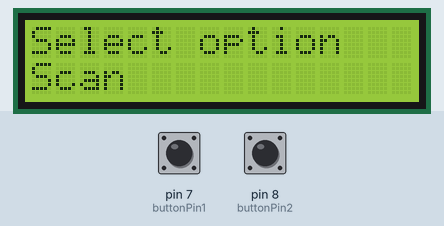
Simulated run of this sketch. Board: Arduino Uno, built with avr-gcc and run on an emulated ATmega328P. Parts: 16×2 character LCD. The test bench sets the inputs (shaded band); at power-on: pin 8 (buttonPin2) HIGH, pin 7 (buttonPin1) HIGH. Storage starts empty.

Above: at 5.3 s.
5.4 s: pin 8 (buttonPin2) pulled LOW for 1 s
At 5.59 s:
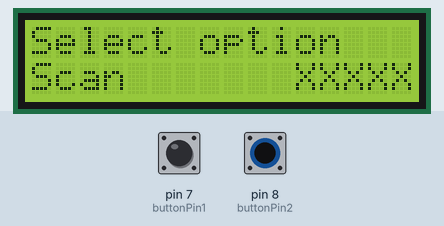
7.9 s: pin 7 (buttonPin1) pulled LOW for 0.15 s
At 9.1 s:
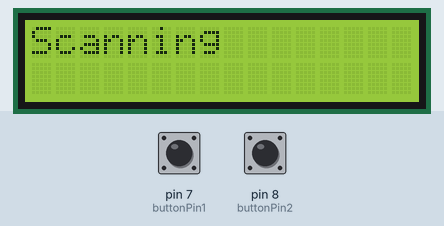
9.5 s: pin 8 (buttonPin2) pulled LOW for 3.2 s
At 13.2 s:
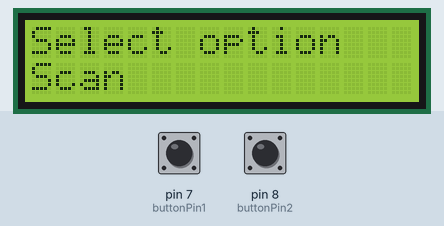
14.2 s: pin 7 (buttonPin1) pulled LOW for 1 s
At 15.5 s:
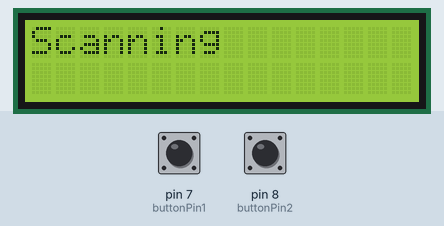
16.7 s: pin 7 (buttonPin1) driven LOW and pin 8 (buttonPin2) driven LOW
19.4 s: pin 7 (buttonPin1) driven HIGH
At 19.67 s:
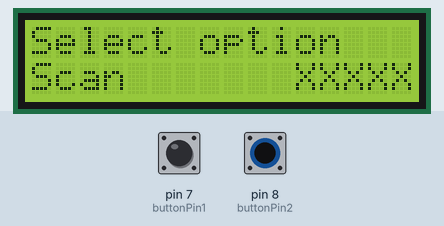

The sketch:

Projekt_1_Kopiarka_RF_433_MHz.ino
```cpp
#include <LiquidCrystal_I2C.h>
#include <RCSwitch.h>
#include <Wire.h>
#include <SPI.h>
#include <SD.h>

/*
Podłączenia:

pin 2 - odbiornik rf433

pin 7 - przycisk lewy
pin 8 - przycisk prawy

pin 4 - CS czytnik kart SD
pin 11 - MOSI czytnik kart SD
pin 12 - MISO czytnik kart SD
pin 13 - CLK czytnik kart SD

pin A4 - SDA wyświetlacz lcd
pin A5 - SCL wyświetlacz lcd

*/


RCSwitch mySwitch = RCSwitch();

LiquidCrystal_I2C lcd(0x27, 16, 2);

const int buttonPin1 = 7;
const int buttonPin2 = 8;

bool button1State = 0;
bool button2State = 0;

int MenuState = 0;

long ReceivedValue = 0;
int ReceivedDelay = 0;
int ReceivedBitlength = 0;
int ReceivedProtocol = 0;
int ReceivedRawdata = 0;

void setup() {
  InitializeScreen();
  InitializeButtons();
  DisplayIntro();
  mySwitch.enableReceive(0);
}

void loop() {
  button1State = digitalRead(buttonPin1);
  button2State = digitalRead(buttonPin2);
  DisplayMainMenu();
  ShowButtonResponse();

  button1State = digitalRead(buttonPin1);
  button2State = digitalRead(buttonPin2);

  //jeżeli wciśniemy przycisk 1, przechodzimy na kolejny poziom
  if (button1State == 0) {
    delay(10);
    MenuState = 1;
    lcd.clear();
    lcd.setCursor(0, 0);
    lcd.print("Scanning");
  }

  while (MenuState == 1) {
    lcd.setCursor(0, 0);
    lcd.print("Scanning");

    if (mySwitch.available()) {

      ReceivedValue = mySwitch.getReceivedValue();
      ReceivedBitlength = mySwitch.getReceivedBitlength();
      ReceivedProtocol = mySwitch.getReceivedProtocol();
      ReceivedDelay = mySwitch.getReceivedDelay();
      ReceivedRawdata = mySwitch.getReceivedRawdata();

      lcd.setCursor(0, 0);
      lcd.print("D:");
      lcd.setCursor(2, 0);
      lcd.print(ReceivedValue);
      lcd.setCursor(0, 1);
      lcd.print("BL:");
      lcd.setCursor(3, 1);
      lcd.print(ReceivedBitlength);
      lcd.setCursor(8, 1);
      lcd.print("PR:");
      lcd.setCursor(11, 1);
      lcd.print(ReceivedProtocol);
      mySwitch.resetAvailable();
      delay(500);

      File dataFile = SD.open("myData.txt", FILE_WRITE);

      if (dataFile) {
        lcd.clear();
        lcd.print("Saving file");
        dataFile.println("*****START*****");
        dataFile.println("ReceivedValue;ReceivedBitlength;ReceivedProtocol;ReceivedDelay;ReceivedRawdata");
        dataFile.println(String(ReceivedValue)+";"+String(ReceivedBitlength)+";"+String(ReceivedProtocol)+";"+String(ReceivedDelay)+";"+String(ReceivedRawdata));
        dataFile.println("*****END*****");
        dataFile.println(" ");

        dataFile.close();
        delay(100);
        lcd.setCursor(0,1);
        lcd.print("Done!");
        delay(100);
        lcd.clear();

      } else {
        lcd.clear();
        lcd.print("Error saving");
        delay(500);
      }
    }
    delay(200);

    button1State = digitalRead(buttonPin1);
    button2State = digitalRead(buttonPin2);

    //jeżeli wciśniemy przycisk 2, wracamy do poprzedniego poziomu
    if (button2State == 0) {
      MenuState = 0;
    }
  }
}

//all required functions

void InitializeButtons() {
  pinMode(buttonPin1, INPUT_PULLUP);
  pinMode(buttonPin2, INPUT_PULLUP);
}

void InitializeScreen() {
  lcd.init();  //initialize LCD
  lcd.backlight();
}

void DisplayIntro() {
  lcd.clear();
  lcd.setCursor(0, 0);
  lcd.print("433MHz Sniffer");
  delay(2000);
  lcd.clear();

  if (!SD.begin(4)) {
    lcd.print("Error SD Card");
  }
  lcd.print("SD Card OK!");

  delay(1000);
  lcd.clear();
  lcd.print("Ready!");
  delay(1000);
  lcd.clear();
}

void DisplayMainMenu() {
  MenuState = 0;
  lcd.setCursor(0, 0);
  lcd.print("Select option");
  lcd.setCursor(0, 1);
  lcd.print("Scan");
}

void ShowButtonResponse() {

  button1State = digitalRead(buttonPin1);
  button2State = digitalRead(buttonPin2);

  if (button1State == 0) {
    lcd.setCursor(0, 1);
    lcd.print("XXXXX");
    delay(50);
    lcd.clear();
  }
  if (button2State == 0) {
    lcd.setCursor(11, 1);
    lcd.print("XXXXX");
    delay(50);
    lcd.clear();
  }
}
```

Measured:
- after the input at 5.4 s, the display: changes at once (image 1)
- after the input at 7.9 s, the display: first changes at once (image 2 shows a later state)
- after the input at 9.5 s, the display: first changes after 0.18 s (image 3 shows a later state)
- after the input at 14.2 s, the display: first changes at once (image 4 shows a later state)
- after the input at 19.4 s, the display: first differs from a run without the input after 0.09 s (image 5)
